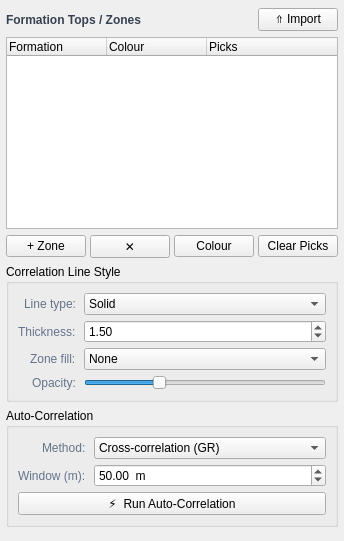
          <widget class="QWidget" name="tabZones">
           <attribute name="title"><string>Zones</string></attribute>
           <layout class="QVBoxLayout" name="zonesTabLayout">
            <property name="spacing"><number>6</number></property>
            <property name="leftMargin"><number>6</number></property>
            <property name="topMargin"><number>8</number></property>
            <property name="rightMargin"><number>6</number></property>
            <property name="bottomMargin"><number>6</number></property>

            <!-- Formation tops header -->
            <item>
             <layout class="QHBoxLayout" name="zoneHeaderLayout">
              <item>
               <widget class="QLabel">
                <property name="text"><string>Formation Tops / Zones</string></property>
                <property name="styleSheet"><string>font-weight:600; color:#374151;</string></property>
               </widget>
              </item>
              <item>
               <spacer>
                <property name="orientation"><enum>Qt::Horizontal</enum></property>
                <property name="sizeHint"><size><width>1</width><height>1</height></size></property>
               </spacer>
              </item>
              <item>
               <widget class="QPushButton" name="btnImportTops">
                <property name="text"><string>⇑ Import</string></property>
                <property name="toolTip"><string>Import formation tops from CSV/LAS</string></property>
               </widget>
              </item>
             </layout>
            </item>

            <!-- Zones tree -->
            <item>
             <widget class="QTreeWidget" name="treeZones">
              <property name="toolTip"><string>Formation zones — check to display correlation lines</string></property>
              <property name="selectionMode"><enum>QAbstractItemView::SingleSelection</enum></property>
              <property name="alternatingRowColors"><bool>true</bool></property>
              <property name="columnCount"><number>3</number></property>
              <property name="maximumHeight"><number>160</number></property>
              <attribute name="headerVisible"><bool>true</bool></attribute>
              <column>
               <property name="text"><string>Formation</string></property>
              </column>
              <column>
               <property name="text"><string>Colour</string></property>
              </column>
              <column>
               <property name="text"><string>Picks</string></property>
              </column>
             </widget>
            </item>

            <!-- Zone buttons -->
            <item>
             <layout class="QHBoxLayout" name="zoneBtnLayout">
              <property name="spacing"><number>4</number></property>
              <item>
               <widget class="QPushButton" name="btnAddZone">
                <property name="text"><string>+ Zone</string></property>
                <property name="toolTip"><string>Add a new formation zone</string></property>
               </widget>
              </item>
              <item>
               <widget class="QPushButton" name="btnRemoveZone">
                <property name="text"><string>✕</string></property>
                <property name="toolTip"><string>Remove selected zone</string></property>
               </widget>
              </item>
              <item>
               <widget class="QPushButton" name="btnZoneColor">
                <property name="text"><string>Colour</string></property>
                <property name="toolTip"><string>Change zone colour</string></property>
               </widget>
              </item>
              <item>
               <widget class="QPushButton" name="btnClearPicks">
                <property name="text"><string>Clear Picks</string></property>
                <property name="toolTip"><string>Clear all picks for selected zone</string></property>
               </widget>
              </item>
             </layout>
            </item>

            <!-- Correlation style group -->
            <item>
             <widget class="QGroupBox" name="grpCorrelationStyle">
              <property name="title"><string>Correlation Line Style</string></property>
              <layout class="QFormLayout" name="corrStyleLayout">
               <property name="labelAlignment"><set>Qt::AlignRight|Qt::AlignVCenter</set></property>
               <property name="horizontalSpacing"><number>8</number></property>
               <property name="verticalSpacing"><number>5</number></property>
               <item row="0" column="0">
                <widget class="QLabel">
                 <property name="text"><string>Line type:</string></property>
                 <property name="styleSheet"><string>color:#64748B;</string></property>
                </widget>
               </item>
               <item row="0" column="1">
                <widget class="QComboBox" name="cmbCorrelLineType">
                 <item><property name="text"><string>Solid</string></property></item>
                 <item><property name="text"><string>Dashed</string></property></item>
                 <item><property name="text"><string>Dotted</string></property></item>
                 <item><property name="text"><string>Dash-dot</string></property></item>
                </widget>
               </item>
               <item row="1" column="0">
                <widget class="QLabel">
                 <property name="text"><string>Thickness:</string></property>
                 <property name="styleSheet"><string>color:#64748B;</string></property>
                </widget>
               </item>
               <item row="1" column="1">
                <widget class="QDoubleSpinBox" name="dspinCorrelLineWidth">
                 <property name="minimum"><double>0.5</double></property>
                 <property name="maximum"><double>5.0</double></property>
                 <property name="value"><double>1.5</double></property>
                 <property name="singleStep"><double>0.5</double></property>
                </widget>
               </item>
               <item row="2" column="0">
                <widget class="QLabel">
                 <property name="text"><string>Zone fill:</string></property>
                 <property name="styleSheet"><string>color:#64748B;</string></property>
                </widget>
               </item>
               <item row="2" column="1">
                <widget class="QComboBox" name="cmbZoneFill">
                 <item><property name="text"><string>None</string></property></item>
                 <item><property name="text"><string>Transparent shading</string></property></item>
                 <item><property name="text"><string>Gradient fill</string></property></item>
                 <item><property name="text"><string>Hatch pattern</string></property></item>
                </widget>
               </item>
               <item row="3" column="0">
                <widget class="QLabel">
                 <property name="text"><string>Opacity:</string></property>
                 <property name="styleSheet"><string>color:#64748B;</string></property>
                </widget>
               </item>
               <item row="3" column="1">
                <widget class="QSlider" name="sliderZoneFillOpacity">
                 <property name="toolTip"><string>Zone fill opacity 0–100%</string></property>
                 <property name="orientation"><enum>Qt::Horizontal</enum></property>
                 <property name="minimum"><number>0</number></property>
                 <property name="maximum"><number>100</number></property>
                 <property name="value"><number>30</number></property>
                </widget>
               </item>
              </layout>
             </widget>
            </item>

            <!-- Auto-correlate group -->
            <item>
             <widget class="QGroupBox" name="grpAutoCorrelate">
              <property name="title"><string>Auto-Correlation</string></property>
              <layout class="QVBoxLayout" name="autoCorrelLayout">
               <property name="spacing"><number>5</number></property>
               <item>
                <layout class="QFormLayout" name="autoCorrelFormLayout">
                 <property name="labelAlignment"><set>Qt::AlignRight|Qt::AlignVCenter</set></property>
                 <property name="horizontalSpacing"><number>8</number></property>
                 <property name="verticalSpacing"><number>5</number></property>
                 <item row="0" column="0">
                  <widget class="QLabel">
                   <property name="text"><string>Method:</string></property>
                   <property name="styleSheet"><string>color:#64748B;</string></property>
                  </widget>
                 </item>
                 <item row="0" column="1">
                  <widget class="QComboBox" name="cmbAutoCorrelMethod">
                   <item><property name="text"><string>Cross-correlation (GR)</string></property></item>
                   <item><property name="text"><string>Pattern matching</string></property></item>
                   <item><property name="text"><string>DTW (Dynamic Warping)</string></property></item>
                  </widget>
                 </item>
                 <item row="1" column="0">
                  <widget class="QLabel">
                   <property name="text"><string>Window (m):</string></property>
                   <property name="styleSheet"><string>color:#64748B;</string></property>
                  </widget>
                 </item>
                 <item row="1" column="1">
                  <widget class="QDoubleSpinBox" name="dspinAutoCorrelWindow">
                   <property name="minimum"><double>10.0</double></property>
                   <property name="maximum"><double>500.0</double></property>
                   <property name="value"><double>50.0</double></property>
                   <property name="suffix"><string>  m</string></property>
                  </widget>
                 </item>
                </layout>
               </item>
               <item>
                <widget class="QPushButton" name="btnAutoCorrelate">
                 <property name="text"><string>⚡  Run Auto-Correlation</string></property>
                 <property name="toolTip"><string>Automatically correlate formation tops across all visible wells</string></property>
                </widget>
               </item>
              </layout>
             </widget>
            </item>

            <!-- Stretch -->
            <item>
             <spacer>
              <property name="orientation"><enum>Qt::Vertical</enum></property>
              <property name="sizeHint"><size><width>1</width><height>8</height></size></property>
             </spacer>
            </item>

           </layout>
          </widget>
